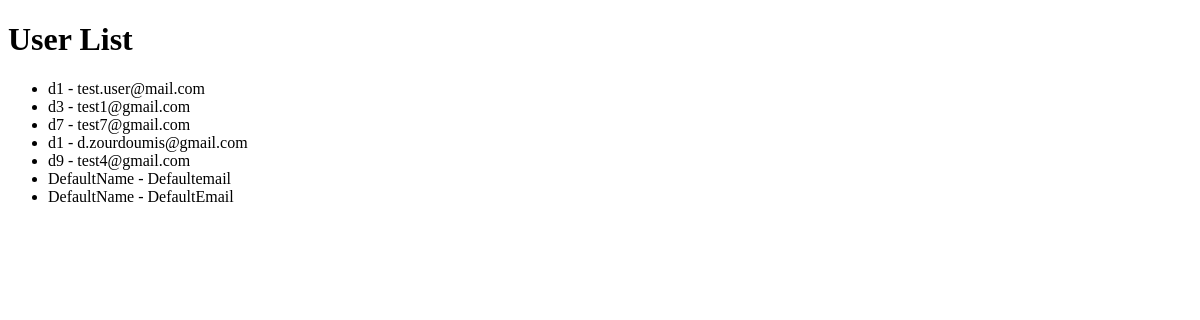
Page /chat/users/ on the earlier database version.
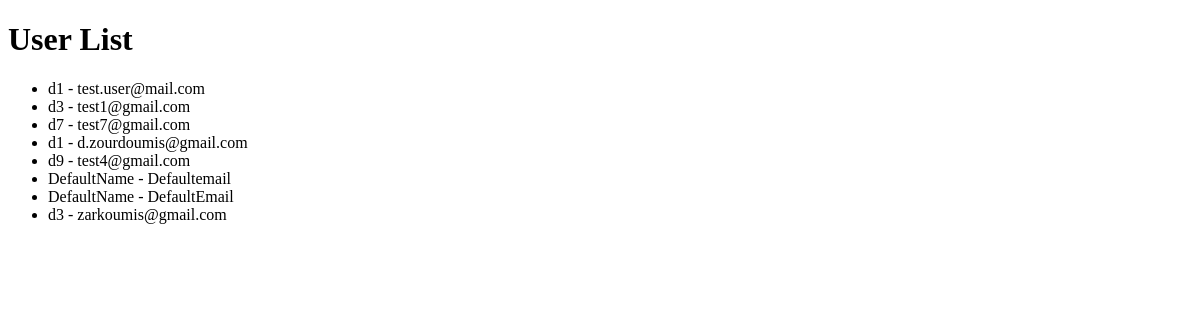
Same page on the later database version.
### chat/models.py (models this page shows, shortened)
class Users(models.Model):
    class Meta:
        verbose_name_plural = "users"
    id = models.AutoField(primary_key=True)
    name = models.CharField(max_length=255)
    email = models.EmailField(unique=True)

### chat/views.py (the view)
# urls.py: path('users/', user_list, name='user_list'),
def user_list(request):
    users = Users.objects.all()
    return render(request, 'chat/user_list.html', {'users': users})

### chat/templates/chat/user_list.html (shortened to what this page needs)
<!DOCTYPE html>
<html>
<head>
</head>
<body>
    <h1>User List</h1>
    <ul>
        {% for user in users %}
            <li>{{ user.name }} - {{ user.email }}</li>
        {% endfor %}
    </ul>
</body>
</html>

Differences in the rows shown:
added Users: name "d3", email "zarkoumis@gmail.com"
